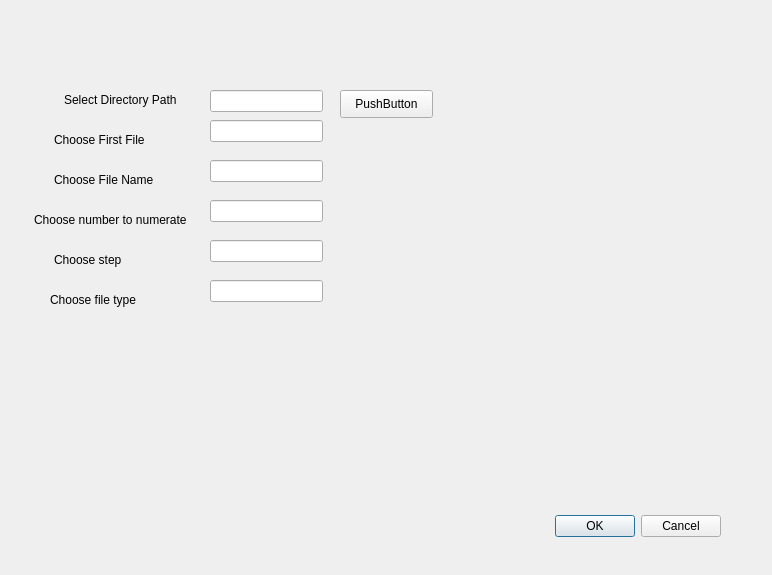
<?xml version="1.0" encoding="UTF-8"?>
<ui version="4.0">
 <class>Dialog</class>
 <widget class="QDialog" name="Dialog">
  <property name="geometry">
   <rect>
    <x>0</x>
    <y>0</y>
    <width>772</width>
    <height>575</height>
   </rect>
  </property>
  <property name="windowTitle">
   <string>Dialog</string>
  </property>
  <widget class="QDialogButtonBox" name="buttonBox">
   <property name="geometry">
    <rect>
     <x>380</x>
     <y>510</y>
     <width>341</width>
     <height>32</height>
    </rect>
   </property>
   <property name="orientation">
    <enum>Qt::Horizontal</enum>
   </property>
   <property name="standardButtons">
    <set>QDialogButtonBox::Cancel|QDialogButtonBox::Ok</set>
   </property>
  </widget>
  <widget class="QLabel" name="label">
   <property name="geometry">
    <rect>
     <x>64</x>
     <y>90</y>
     <width>121</width>
     <height>20</height>
    </rect>
   </property>
   <property name="text">
    <string>Select Directory Path</string>
   </property>
  </widget>
  <widget class="QLabel" name="label_2">
   <property name="geometry">
    <rect>
     <x>54</x>
     <y>130</y>
     <width>101</width>
     <height>20</height>
    </rect>
   </property>
   <property name="text">
    <string>Choose First File</string>
   </property>
  </widget>
  <widget class="QLabel" name="label_3">
   <property name="geometry">
    <rect>
     <x>54</x>
     <y>170</y>
     <width>111</width>
     <height>20</height>
    </rect>
   </property>
   <property name="text">
    <string>Choose File Name</string>
   </property>
  </widget>
  <widget class="QLabel" name="label_4">
   <property name="geometry">
    <rect>
     <x>34</x>
     <y>210</y>
     <width>171</width>
     <height>20</height>
    </rect>
   </property>
   <property name="text">
    <string>Choose number to numerate</string>
   </property>
  </widget>
  <widget class="QLabel" name="label_5">
   <property name="geometry">
    <rect>
     <x>54</x>
     <y>250</y>
     <width>101</width>
     <height>20</height>
    </rect>
   </property>
   <property name="text">
    <string>Choose step</string>
   </property>
  </widget>
  <widget class="QPushButton" name="pushButton">
   <property name="geometry">
    <rect>
     <x>340</x>
     <y>90</y>
     <width>93</width>
     <height>28</height>
    </rect>
   </property>
   <property name="text">
    <string>PushButton</string>
   </property>
  </widget>
  <widget class="QLineEdit" name="le_dir">
   <property name="geometry">
    <rect>
     <x>210</x>
     <y>90</y>
     <width>113</width>
     <height>22</height>
    </rect>
   </property>
  </widget>
  <widget class="QLineEdit" name="le_prefix">
   <property name="geometry">
    <rect>
     <x>210</x>
     <y>160</y>
     <width>113</width>
     <height>22</height>
    </rect>
   </property>
  </widget>
  <widget class="QLineEdit" name="le_file_number">
   <property name="geometry">
    <rect>
     <x>210</x>
     <y>200</y>
     <width>113</width>
     <height>22</height>
    </rect>
   </property>
  </widget>
  <widget class="QLineEdit" name="le_step">
   <property name="geometry">
    <rect>
     <x>210</x>
     <y>240</y>
     <width>113</width>
     <height>22</height>
    </rect>
   </property>
  </widget>
  <widget class="QLineEdit" name="le_first_file">
   <property name="geometry">
    <rect>
     <x>210</x>
     <y>120</y>
     <width>113</width>
     <height>22</height>
    </rect>
   </property>
  </widget>
  <widget class="QLabel" name="label_6">
   <property name="geometry">
    <rect>
     <x>50</x>
     <y>290</y>
     <width>151</width>
     <height>20</height>
    </rect>
   </property>
   <property name="text">
    <string>Choose file type</string>
   </property>
  </widget>
  <widget class="QLineEdit" name="le_file_type">
   <property name="geometry">
    <rect>
     <x>210</x>
     <y>280</y>
     <width>113</width>
     <height>22</height>
    </rect>
   </property>
  </widget>
 </widget>
 <resources/>
 <connections>
  <connection>
   <sender>buttonBox</sender>
   <signal>accepted()</signal>
   <receiver>Dialog</receiver>
   <slot>accept()</slot>
   <hints>
    <hint type="sourcelabel">
     <x>248</x>
     <y>254</y>
    </hint>
    <hint type="destinationlabel">
     <x>157</x>
     <y>274</y>
    </hint>
   </hints>
  </connection>
  <connection>
   <sender>buttonBox</sender>
   <signal>rejected()</signal>
   <receiver>Dialog</receiver>
   <slot>reject()</slot>
   <hints>
    <hint type="sourcelabel">
     <x>316</x>
     <y>260</y>
    </hint>
    <hint type="destinationlabel">
     <x>286</x>
     <y>274</y>
    </hint>
   </hints>
  </connection>
 </connections>
</ui>
